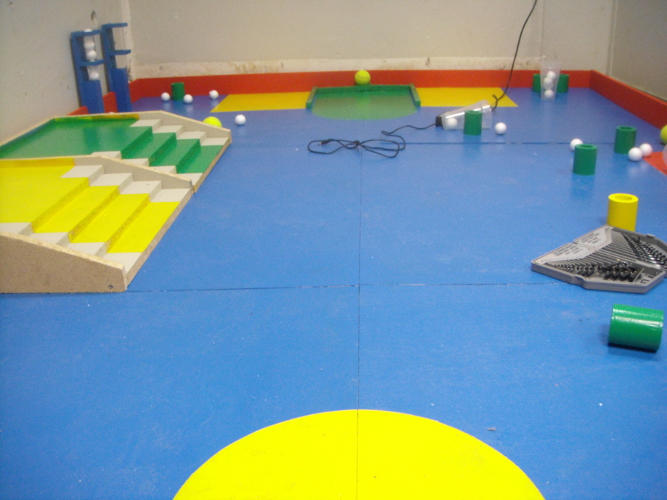
#> input picture Informatique/MachineLearning/Python/table_small.JPG, 667 x 500 px
$ python cylinderDetectionBoxesRatio.py
#> lines starting #> are read from the running program, lines starting #| are printed output that depends on the picture; after the words box and inside, x2 and y2 are one past the last pixel; in counts of white or black regions, pixels touching at a corner belong together
# Programme qui détecte les cylindres verts sur une photo de la table

# Fonctionnement : on vire de l'image tout ce qui n'est pas vert
# (en utlisant les valeurs HSV trouvées via colorDetectImage.py), puis on
# encadre les éléments verts restants par des boîtes. Enfin, on ne trace que
# les boîtes qui ont le bon ratio largeur/hauteur (réglable via les trackbars)

# C'est porc mais ça marche bien pour les cylindres. Pour l'escalier ça risque
# d'être plus compliqué...

import numpy as np
import cv2

#Juste une fonction vide, parce que createTrackbar attend un callback en argument
def nothing(x):
    pass

cv2.namedWindow('Object detection')
img = cv2.imread('table_small.JPG') #Ouverture de l'image
#> img is the input picture: shape (500, 667, 3); mean B, G, R 155.1, 153, 124.4
ratioMax = cv2.createTrackbar('Ratio max', 'Object detection', 1, 100, nothing)
ratioMin = cv2.createTrackbar('Ratio min', 'Object detection', 1, 100, nothing)
end = False

#Définition d'une forme géométrique (une croix) qui sert à la fonction erode
erodeElement = cv2.getStructuringElement(cv2.MORPH_CROSS,(3,3))

color_l = np.array([37,43,0])
color_h = np.array([97,255,210])

#L'image de base est codée en RGB (ou BGR plutôt), on la convertit en HSV
hsvFrame = cv2.cvtColor(img, cv2.COLOR_BGR2HSV)
#> hsvFrame: shape (500, 667, 3); mean H, S, V 74.7, 136.8, 195.4

#On crée un masque à partir des zones de l'image qui sont dans la bonne étendue de couleurs
mask = cv2.inRange(hsvFrame, color_l, color_h)
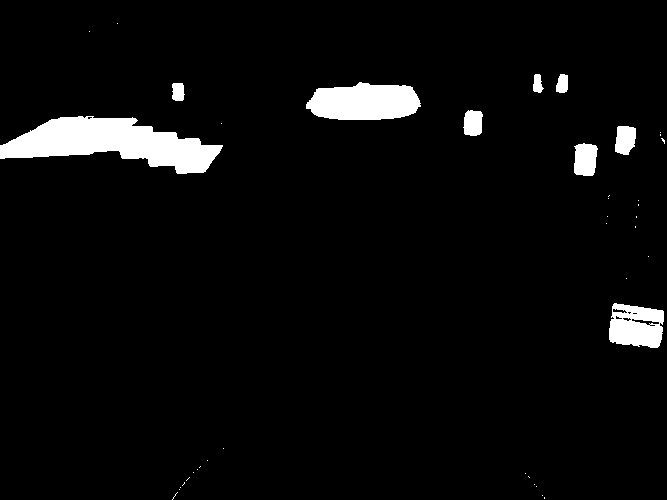
#> mask: shape (500, 667); 4.4% white; 41 white regions (32 under 20 px), largest, box (x1, y1, x2, y2) and area: (0, 116, 223, 174) 7042, (306, 82, 421, 120) 3438, (609, 303, 664, 348) 1894

#Affinage (supprime les pixels isolés)
eroded = cv2.erode(mask,erodeElement)
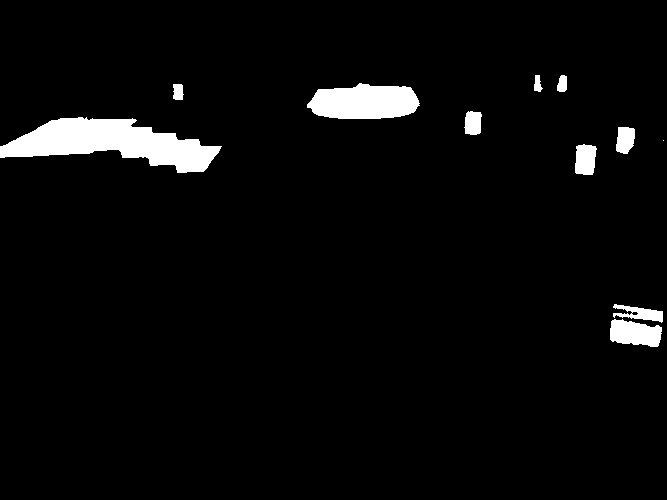
#> eroded: shape (500, 667); 3.9% white; 11 white regions (1 under 20 px)

#Recherche et dessin des contours
contours,_ = cv2.findContours(eroded,cv2.RETR_TREE,cv2.CHAIN_APPROX_SIMPLE)
#> contours = 12 contours, 1 with area under 20; largest, box (x1, y1, x2, y2) and area: (0, 117, 222, 173) 6290, (307, 83, 420, 119) 3059, (610, 319, 662, 347) 1020, (575, 144, 597, 175) 526, (613, 304, 663, 323) 417
#cv2.drawContours(img, contours, -1, (0,255,0), 1 )

final = np.empty_like(img)

while(not end):

    final[:] = img

    ratioMax = cv2.getTrackbarPos('Ratio max', 'Object detection')/float(100)
    ratioMin = cv2.getTrackbarPos('Ratio min', 'Object detection')/float(100)

    for cnt in contours:
        x,y,w,h = cv2.boundingRect(cnt)
        if w/float(h) < ratioMax and w/float(h) > ratioMin:
            cv2.rectangle(final,(x,y),(x+w,y+h),(0,255,0),2)
#> this loop made 12 passes
#> (x, y, w, h) on passes 1 to 12: (610, 319, 52, 28), (613, 304, 50, 19), (631, 311, 8, 5), (575, 144, 22, 31), (663, 140, 1, 1), (616, 127, 19, 27), (0, 117, 222, 56), (464, 111, 18, 24), (173, 84, 11, 16), (307, 83, 113, 36), (557, 75, 10, 17), (534, 75, 9, 17)

    #Afffichage du résultat
    cv2.imshow('Object detection', final)

    if(cv2.waitKey(1) & 0xFF == ord('q')):
#> (key q is pressed here)
        end = True

cv2.destroyAllWindows()

$ run again, with Informatique/MachineLearning/Python/escalier.jpg copied over Informatique/MachineLearning/Python/table_small.JPG
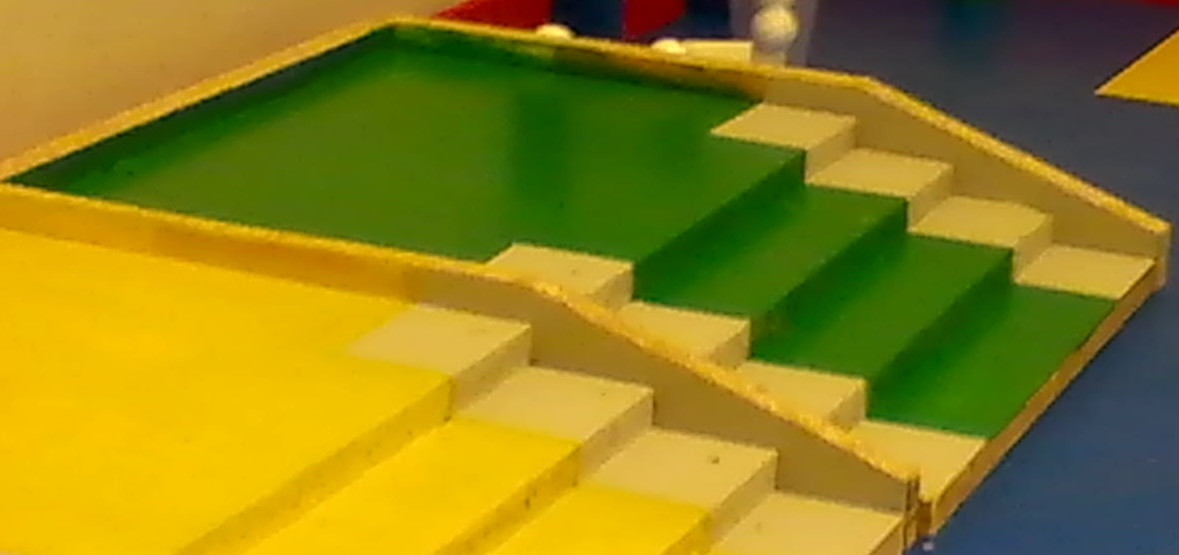
#> input picture Informatique/MachineLearning/Python/escalier.jpg, 1179 x 555 px
#> img is the input picture: shape (555, 1179, 3); mean B, G, R 25.6, 129.7, 142.8
#> hsvFrame: shape (555, 1179, 3); mean H, S, V 41.5, 208.3, 158.3
#> `mask = cv2.inRange(hsvFrame, color_l, color_h)`:
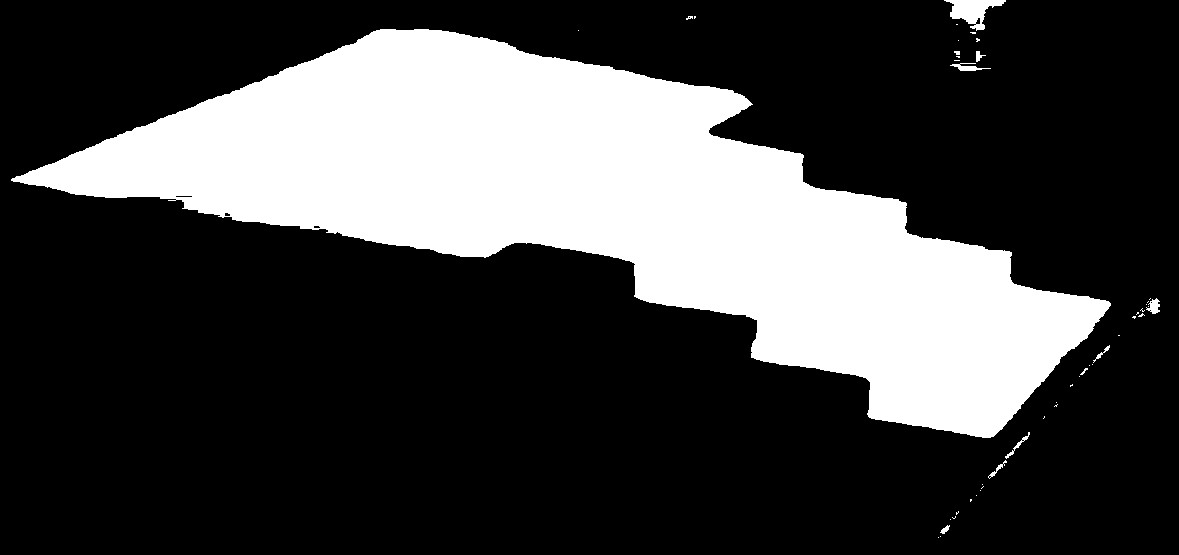
#> mask: shape (555, 1179); 26.8% white; 46 white regions (35 under 20 px), largest, box (x1, y1, x2, y2) and area: (11, 29, 1111, 438) 173948, (944, 0, 1006, 31) 906, (950, 63, 991, 71) 148
#> `eroded = cv2.erode(mask,erodeElement)`:
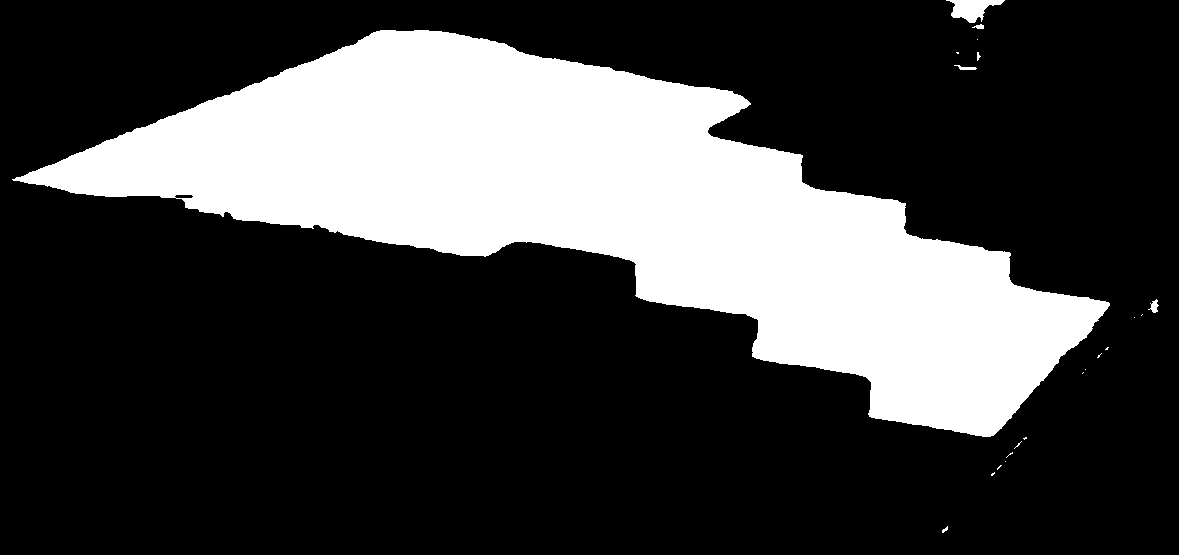
#> eroded: shape (555, 1179); 26.3% white; 21 white regions (14 under 20 px)
#> contours = 22 contours, 16 with area under 20; largest, box (x1, y1, x2, y2) and area: (12, 30, 1110, 437) 170102, (946, 0, 1005, 23) 656, (174, 194, 194, 199) 68, (1148, 299, 1159, 313) 58, (954, 65, 977, 70) 36, (972, 24, 984, 29) 24
#> the loop `for cnt in contours:` made 22 passes
#> (x, y, w, h) on passes 1, 2, 4, 5, 6, 7, 9, 10: (942, 526, 6, 7), (991, 472, 4, 4), (1005, 461, 1, 1), (1006, 452, 7, 6), (1014, 441, 8, 8), (1023, 437, 4, 3), (1085, 369, 1, 1), (1097, 353, 5, 5)

$ run again, with Informatique/MachineLearning/Python/escalier_only.jpg copied over Informatique/MachineLearning/Python/table_small.JPG
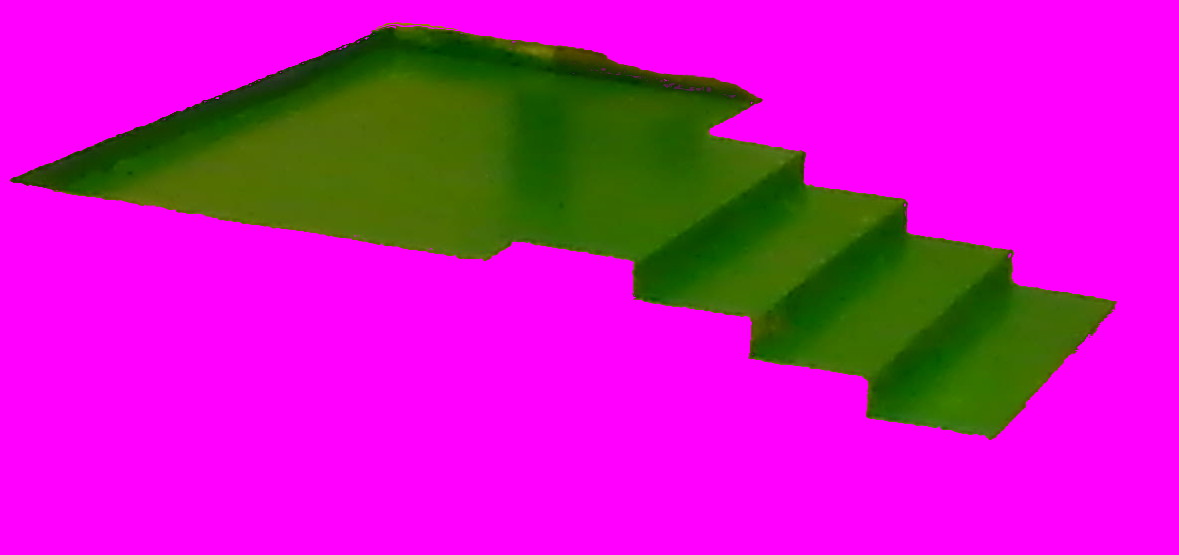
#> input picture Informatique/MachineLearning/Python/escalier_only.jpg, 1179 x 555 px
#> img is the input picture: shape (555, 1179, 3); mean B, G, R 184.9, 26.9, 198.9
#> hsvFrame: shape (555, 1179, 3); mean H, S, V 121.4, 252.4, 211.7
#> `mask = cv2.inRange(hsvFrame, color_l, color_h)`:
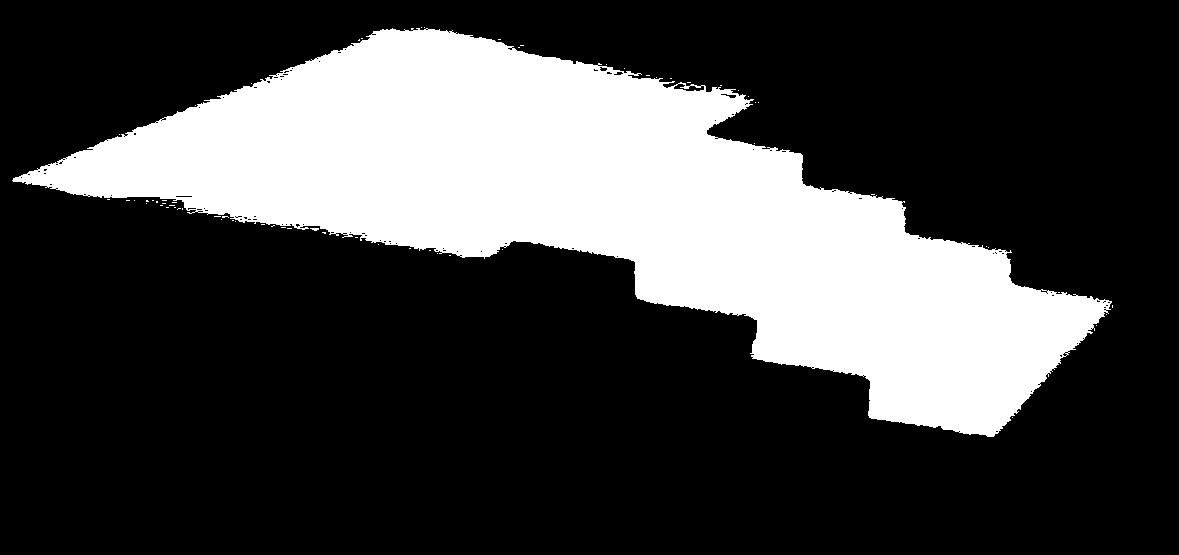
#> mask: shape (555, 1179); 26.4% white; 65 white regions (64 under 20 px), largest, box (x1, y1, x2, y2) and area: (12, 28, 1112, 437) 172438
#> `eroded = cv2.erode(mask,erodeElement)`:
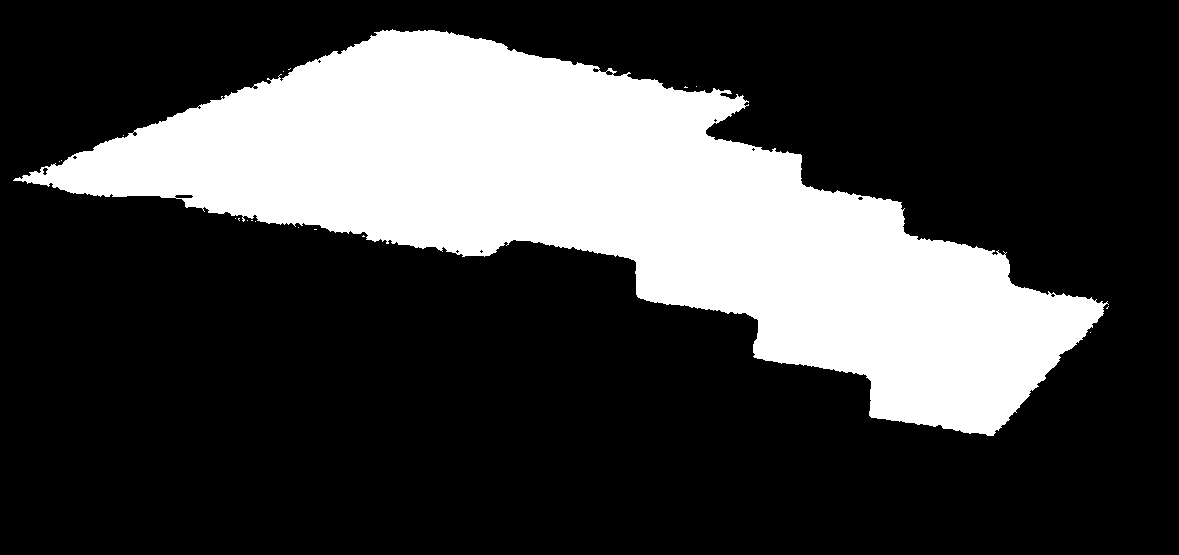
#> eroded: shape (555, 1179); 25.8% white; 18 white regions (17 under 20 px)
#> contours = 33 contours, 28 with area under 20; largest, box (x1, y1, x2, y2) and area: (13, 29, 1109, 436) 167360, (174, 194, 194, 199) 68, (42, 167, 49, 176) 30, (605, 70, 614, 76) 28, (592, 67, 600, 73) 22
#> the loop `for cnt in contours:` made 33 passes
#> (x, y, w, h) on passes 1, 5, 6, 8, 9, 10, 11, 12: (1090, 332, 1, 1), (298, 227, 1, 1), (255, 221, 1, 1), (247, 220, 1, 1), (238, 218, 2, 3), (235, 218, 1, 1), (59, 161, 1, 1), (61, 160, 1, 1)
